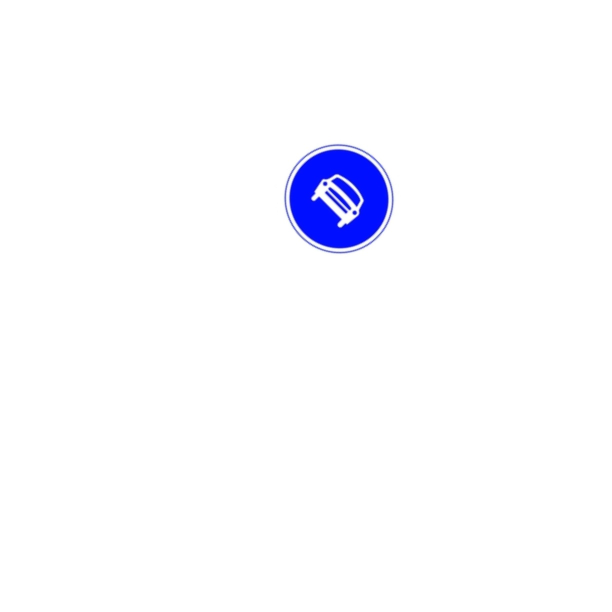
//> input picture 图片/考核一_rotated_and_moved.jpg, 1224 x 1224 px, given in place of 5.jpg, which was not available (shown at 1/2 size)
$ ./NEAREST_CENTER   (built with g++ and OpenCV 4)
//> lines starting //> are read from the running program, lines starting //| are printed output that depends on the picture; pictures that were not available may be replaced by others from this repository, and a replacement may not be noted
#include <iostream>
#include <opencv2/opencv.hpp>

int rotateImage(const cv::Mat &src, cv::Mat &dst, const double angle, const int mode)
{
    // mode = 0,Keep the original image size unchanged
    // mode = 1, Change the original image size to fit the rotated scale, padding with zero

    if (src.empty())
    {
        std::cout << "Damn, the input image is empty!\n";
        return -1;
    }

    if (mode == 0)
    {
        cv::Point2f center((src.cols - 1) / 2.0, (src.rows - 1) / 2.0);
        cv::Mat rot = cv::getRotationMatrix2D(center, angle, 1.0);
        cv::warpAffine(src, dst, rot, src.size()); // the original size
    }
    else
    {

        double alpha = -angle * CV_PI / 180.0; // convert angle to radian format

        cv::Point2f srcP[3];
        cv::Point2f dstP[3];
        srcP[0] = cv::Point2f(0, src.rows);
        srcP[1] = cv::Point2f(src.cols, 0);
        srcP[2] = cv::Point2f(src.cols, src.rows);

        // rotate the pixels
        for (int i = 0; i < 3; i++)
            dstP[i] = cv::Point2f(srcP[i].x * cos(alpha) - srcP[i].y * sin(alpha), srcP[i].y * cos(alpha) + srcP[i].x * sin(alpha));
        double minx, miny, maxx, maxy;
        minx = std::min(std::min(std::min(dstP[0].x, dstP[1].x), dstP[2].x), float(0.0));
        miny = std::min(std::min(std::min(dstP[0].y, dstP[1].y), dstP[2].y), float(0.0));
        maxx = std::max(std::max(std::max(dstP[0].x, dstP[1].x), dstP[2].x), float(0.0));
        maxy = std::max(std::max(std::max(dstP[0].y, dstP[1].y), dstP[2].y), float(0.0));

        int w = maxx - minx;
        int h = maxy - miny;

        // translation
        for (int i = 0; i < 3; i++)
        {
            if (minx < 0)
                dstP[i].x -= minx;
            if (miny < 0)
                dstP[i].y -= miny;
        }

        cv::Mat warpMat = cv::getAffineTransform(srcP, dstP);
        cv::warpAffine(src, dst, warpMat, cv::Size(w, h)); // extend size

    } // end else

    return 0;
}

int main()
{
    std::cout << "Hello World!\n";

    std::string filePath = "/home/muhammad/下载/第四次考核/dataset_任务一/5.jpg";
    cv::Mat src = cv::imread(filePath, cv::IMREAD_COLOR);
//> src is the input picture: 1224 rows x 1224 cols, CV_8UC3; mean B, G, R 254.7, 250.5, 250.2
    if (src.empty())
    {
        std::cerr << "Error: Image could not be read." << std::endl;
        return -1;
    }

    // 定义图像缩放比例
    double scale = 0.8;

    // 缩放图像（使用 NEAREST 插值法）
    cv::Mat scaledImage;
    cv::resize(src, scaledImage, cv::Size(), scale, scale, cv::INTER_NEAREST);
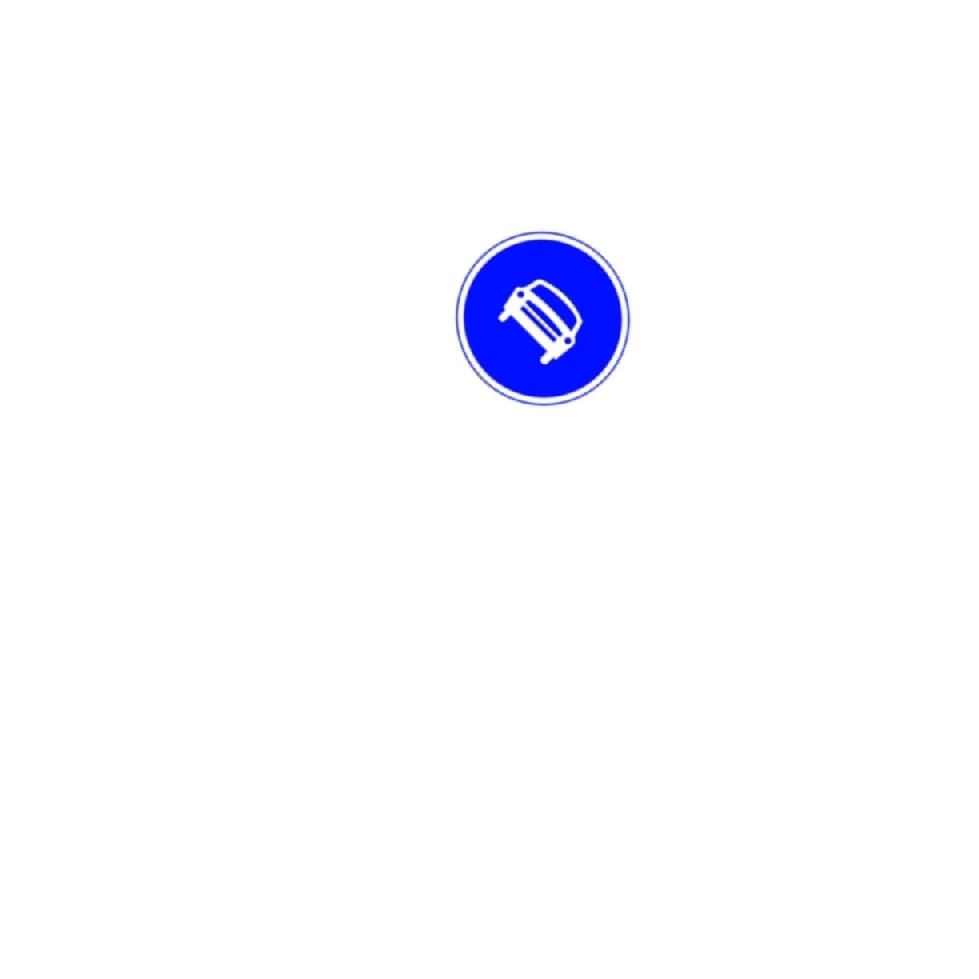
//> scaledImage: 979 rows x 979 cols, CV_8UC3; mean B, G, R 254.7, 250.5, 250.2

    // 平移图像实现向左上移动
    cv::Mat translatedImage;
    cv::Mat translationMatrix = (cv::Mat_<double>(2, 3) << 1, 0, 30, 0, 1, 60);
    cv::warpAffine(scaledImage, translatedImage, translationMatrix, scaledImage.size());
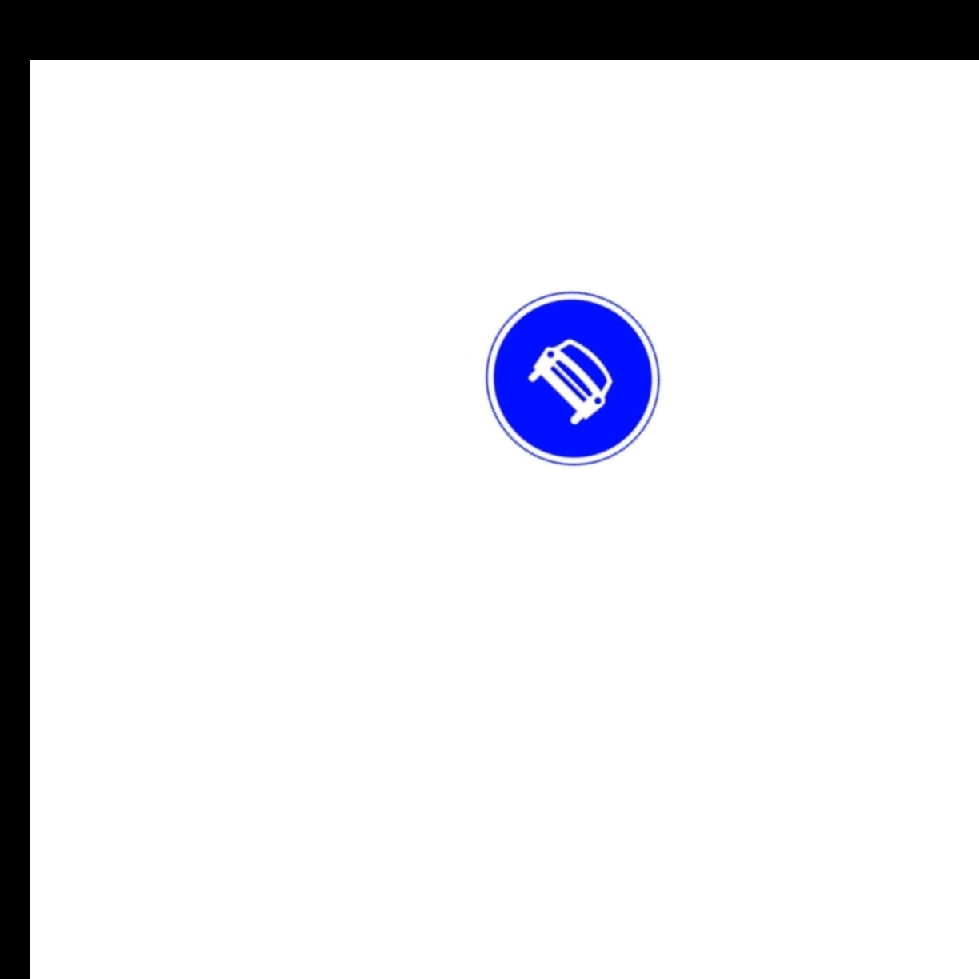
//> translatedImage: 979 rows x 979 cols, CV_8UC3; mean B, G, R 231.8, 227.5, 227.2

    // 旋转图像
    cv::Mat rotatedImage;
    double angle = 90.0;
    rotateImage(translatedImage, rotatedImage, angle, 1);
//> in rotateImage, `cv::warpAffine(src, dst, warpMat, cv::Size(w, h));`:
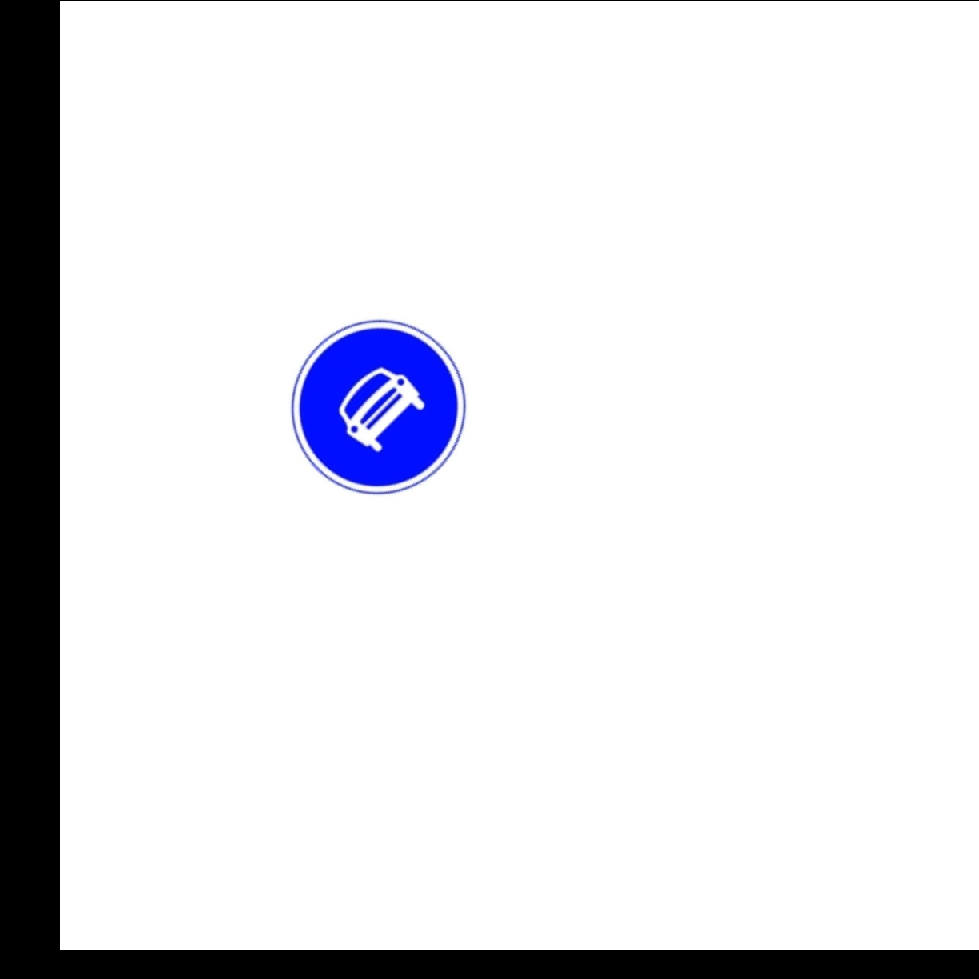
//> dst: 979 rows x 979 cols, CV_8UC3; mean B, G, R 231.8, 227.5, 227.2

    // 保存图像
    std::string savePath = "/home/muhammad/图片/考核 一.jpg";
    bool isSaved = cv::imwrite(savePath, rotatedImage);
    if (!isSaved)
    {
        std::cerr << "Error: Image could not be saved." << std::endl;
        return -1;
    }

    // 显示图像
    cv::imshow("Rotated Image", rotatedImage);
    cv::waitKey(0);
    cv::destroyAllWindows();

    return 0;
}
